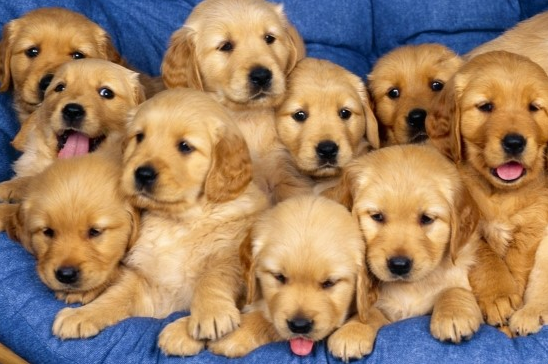
#> input picture images/dog.bmp, 548 x 364 px
$ python 4_image_info.py
#> lines starting #> are read from the running program, lines starting #| are printed output that depends on the picture
import cv2
import numpy as np

img_gray = cv2.imread('./images/dog.bmp', cv2.IMREAD_GRAYSCALE)
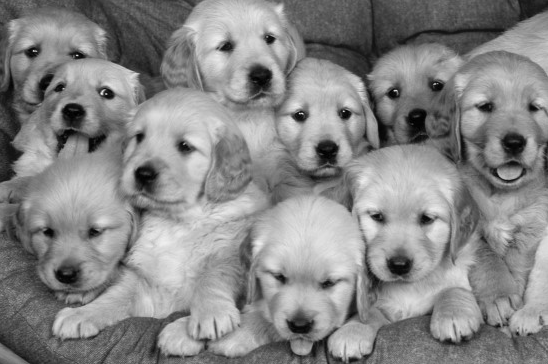
#> img_gray: shape (364, 548); min 0, max 243, mean 134.7
print('img_gray type: ', type(img_gray))
#| img_gray type:  <class 'numpy.ndarray'>
print('img_gray shape: ', img_gray.shape) # 세로, 가로
#| img_gray shape:  (364, 548)
print('img_gray dtype: ', img_gray.dtype)
#| img_gray dtype:  uint8

img_color = cv2.imread('./images/dog.bmp')
#> img_color is the input picture: shape (364, 548, 3); mean B, G, R 100.4, 128.9, 159
print('img_color type: ', type(img_color))
#| img_color type:  <class 'numpy.ndarray'>
print('img_color shape: ', img_color.shape) # 세로, 가로, 색상
#| img_color shape:  (364, 548, 3)
print('img_color dtype: ', img_color.dtype)
#| img_color dtype:  uint8

h, w = img_color.shape[:2]
#> h = 364; w = 548
print(f'이미지 사이즈: {w} * {h}')
#| 이미지 사이즈: 548 * 364

# 그레이스케일 영상인지 컬러 영상인지 확인하기
if len(img_color.shape) == 3:
    print('컬러 영상')
elif len(img_color.shape) == 2:
    print('그레이스케일 영상')

img1 = np.zeros((240, 320, 3), dtype=np.uint8)
img2 = np.empty((240, 320), dtype=np.uint8)  # 랜덤값
img3 = np.ones((240, 320), dtype=np.uint8) * 120  # 1로 채운다
img4 = np.full((240, 320, 3), (255, 102, 255), dtype=np.uint8)

# img_color에 특정 색 정보로 영상을 출력
# BGR: (255, 102, 255)
'''
for x in range(h):
    for y in range(w):
        img_color[x, y] = (255, 102, 255)
'''

img1[:, :] = (255, 102, 255)

cv2.imshow('img_color', img_color)
cv2.imshow('img1', img1)
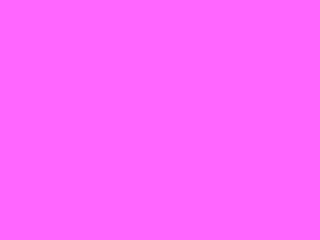
#> window 'img1': shape (240, 320, 3); mean B, G, R 255, 102, 255
cv2.imshow('img2', img2)
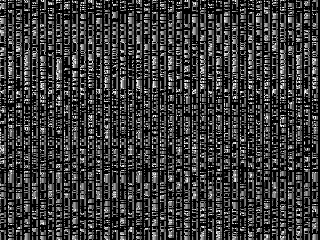
#> window 'img2': shape (240, 320); min 0, max 255, mean 56.4
cv2.imshow('img3', img3)
cv2.imshow('img4', img4)

while True:
    keyvalue = cv2.waitKey()
#> (key Esc is pressed here)
    if keyvalue == ord('i') or keyvalue == ord('I'):
        img_color = ~img_color  # 컬러 영상 반전
        cv2.imshow('img_color', img_color)
    elif keyvalue == 27:
        break

$ run again, with images/field.bmp copied over images/dog.bmp
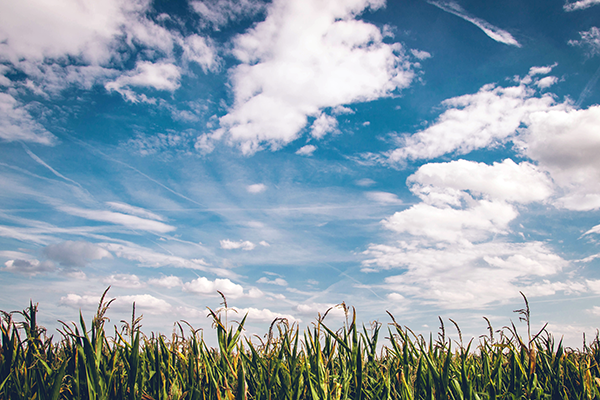
#> input picture images/field.bmp, 600 x 400 px
#> `img_gray = cv2.imread('./images/dog.bmp', cv2.IMREAD_GRAYSCALE)`:
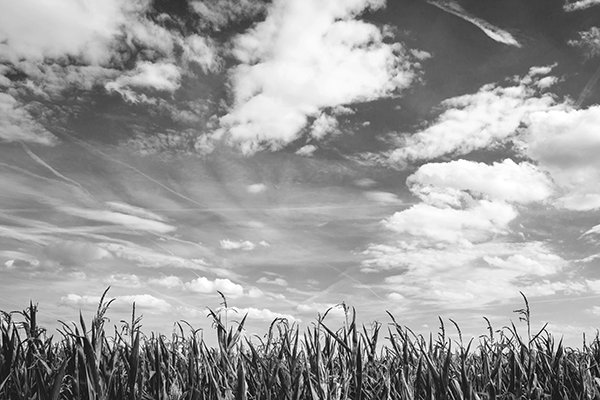
#> img_gray: shape (400, 600); min 0, max 255, mean 156.2
#| img_gray type:  <class 'numpy.ndarray'>
#| img_gray shape:  (400, 600)
#| img_gray dtype:  uint8
#> img_color is the input picture: shape (400, 600, 3); mean B, G, R 173.2, 160.3, 141.8
#| img_color type:  <class 'numpy.ndarray'>
#| img_color shape:  (400, 600, 3)
#| img_color dtype:  uint8
#| 이미지 사이즈: 600 * 400
#> `cv2.imshow('img2', img2)`:
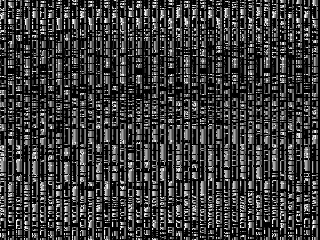
#> window 'img2': shape (240, 320); min 0, max 255, mean 57.5
